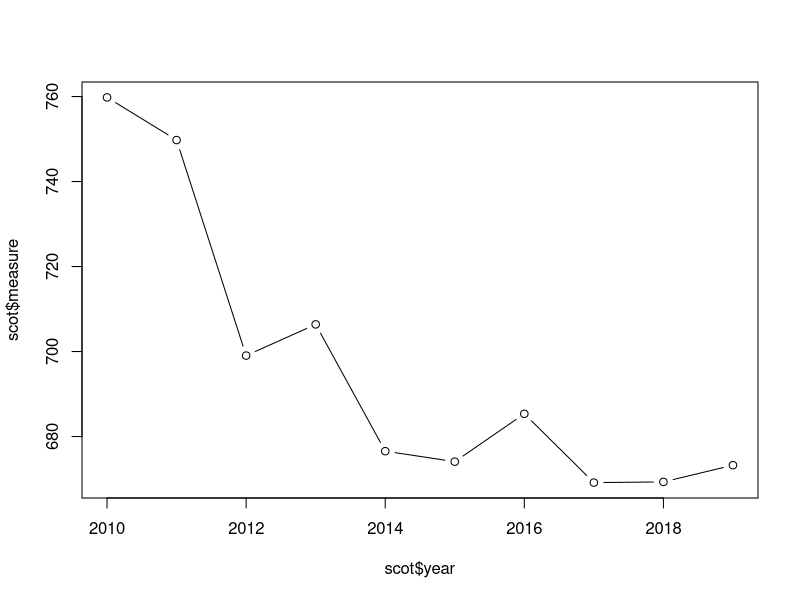
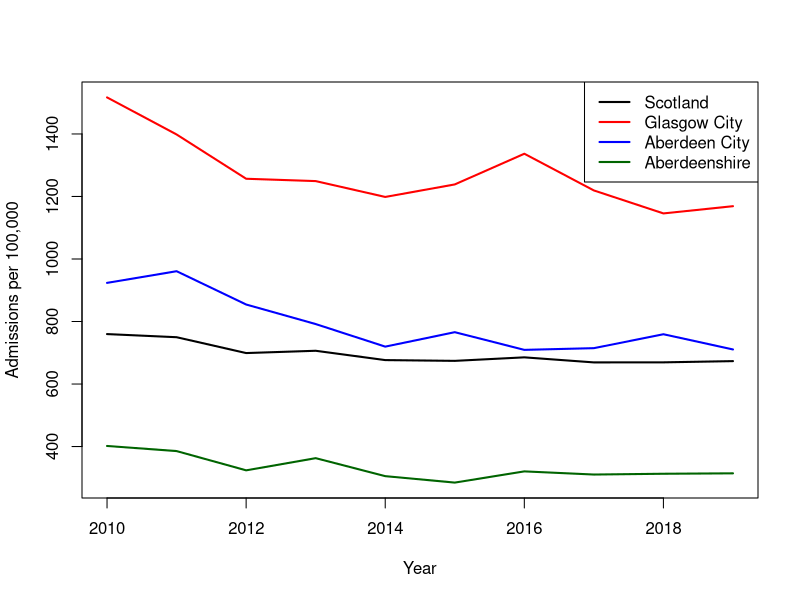
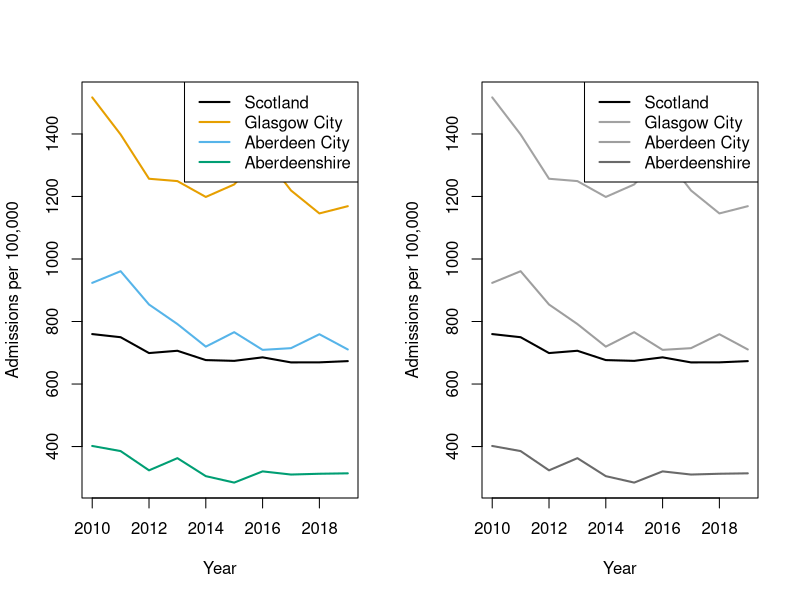
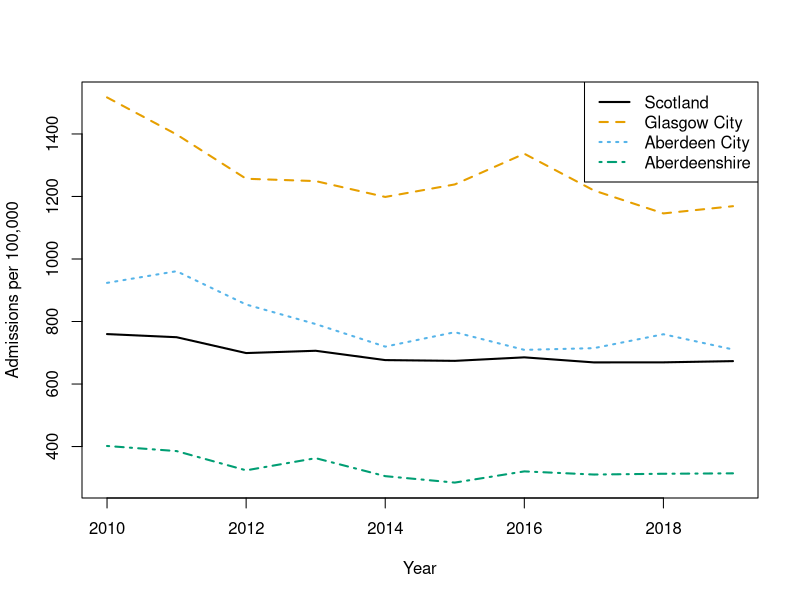
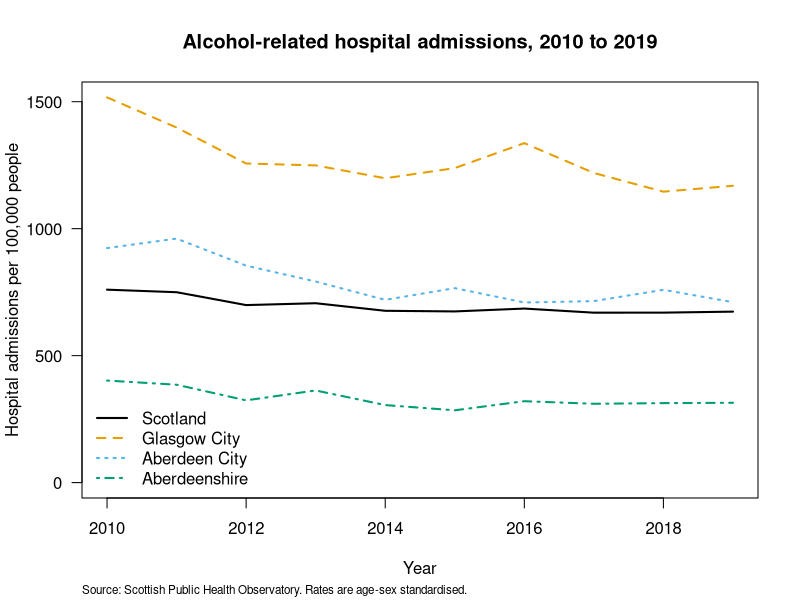
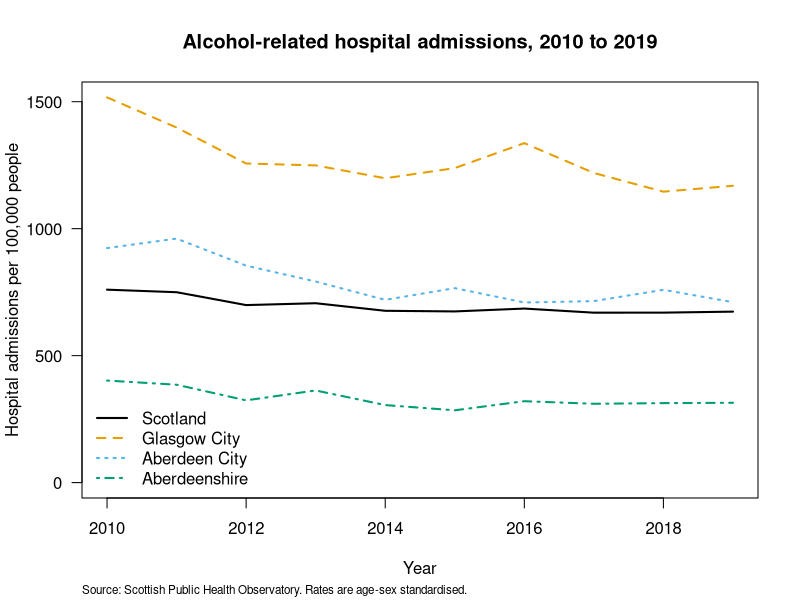
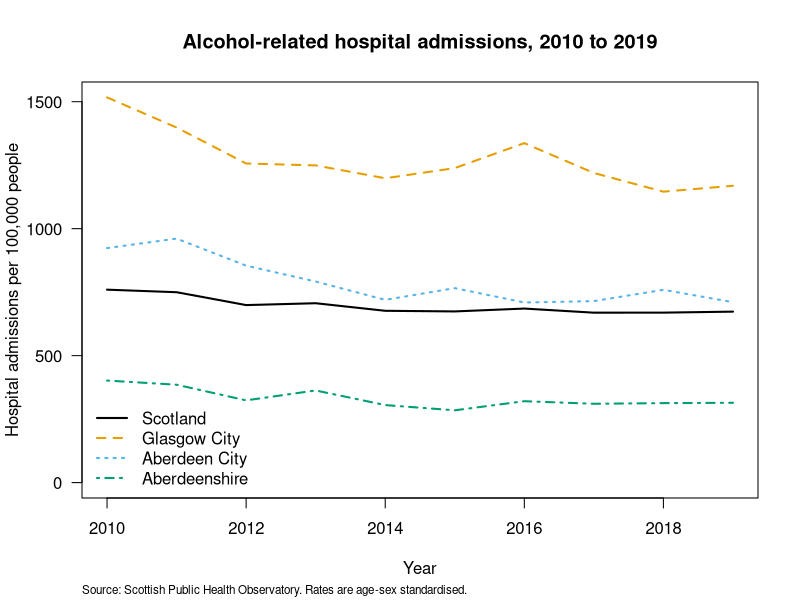

These charts were generated, in order, by the following R code:
## ---- chunk 1
knitr::opts_chunk$set(echo=TRUE, message = FALSE, warning = FALSE, eval = FALSE, cache = FALSE)
SOLUTIONS <- FALSE
## ---- chunk 2
scotpho <- read.table('data/scotpho_alcohol_admissions.txt', header = TRUE, sep = "\t",
                      na.strings = "NA", stringsAsFactors = TRUE)
## ---- chunk 3
str(scotpho)
summary(scotpho)

nrow(scotpho)            # 330

table(scotpho$area_type)
# Council area     Scotland 
#          320           10 

# 33 areas, 10 years each. Every area is complete:
table(scotpho$area_name)
unique(table(scotpho$area_name))   # 10 - so every area has all 10 years

range(scotpho$year)      # 2010 2019

# If an area were missing a year, lines() would simply join the points either
# side of the gap and draw a straight line straight through it. Nothing would
# warn you, and the plot would imply data you do not have.
## ---- chunk 4
scot <- scotpho[scotpho$area_name == "Scotland", ]

plot(scot$year, scot$measure, type = "b")

# What is wrong with this plot for anyone other than you?
#  - the x axis is labelled scot$year and the y axis scot$measure
#  - there are no units anywhere, so 673 could be anything
#  - there is no title, so the reader does not know what is being counted
#  - the y axis does not start at zero, which exaggerates the decline
#  - there is nothing to say where the data came from
#
# The plot is not wrong. It is just useless to anybody who is not already
# holding the dataset.
## ---- chunk 5
areas <- c("Scotland", "Glasgow City", "Aberdeen City", "Aberdeenshire")
sub <- scotpho[scotpho$area_name %in% areas, ]

# the factor still thinks it has 33 levels, even though only 4 are left
levels(sub$area_name)          # all 33
sub$area_name <- droplevels(sub$area_name)
levels(sub$area_name)          # now 4

# set up an empty plot with limits that fit every area
plot(range(sub$year), range(sub$measure), type = "n",
     xlab = "Year", ylab = "Admissions per 100,000")

cols <- c("black", "red", "blue", "darkgreen")

for (i in seq_along(areas)) {
  a <- sub[sub$area_name == areas[i], ]
  a <- a[order(a$year), ]        # never assume the rows are in order
  lines(a$year, a$measure, col = cols[i], lwd = 2)
}

legend("topright", legend = areas, col = cols, lwd = 2)

# Glasgow City is roughly twice the Scottish average and Aberdeenshire is
# roughly half of it. The national line, on its own, describes almost nobody.
## ---- chunk 6
cols <- palette.colors(4, palette = "Okabe-Ito")
cols
# "#000000" "#E69F00" "#56B4E9" "#009E73"

# a greyscale test: convert each colour to the grey of the same luminance
grey.cols <- grey(apply(col2rgb(cols), 2, function(x) sum(x * c(0.299, 0.587, 0.114)) / 255))

# draw both versions side by side and compare
par(mfrow = c(1, 2))
for (palette.in.use in list(cols, grey.cols)) {
  plot(range(sub$year), range(sub$measure), type = "n",
       xlab = "Year", ylab = "Admissions per 100,000")
  for (i in seq_along(areas)) {
    a <- sub[sub$area_name == areas[i], ]
    a <- a[order(a$year), ]
    lines(a$year, a$measure, col = palette.in.use[i], lwd = 2)
  }
  legend("topright", legend = areas, col = palette.in.use, lwd = 2)
}

# In grey, two of the four lines become hard to separate. Colour alone is never
# enough. The fix is to give the reader a second, redundant cue - here, a
# different line type for each area - so the plot still works with no colour
# at all.
par(mfrow = c(1, 1))
ltys <- c(1, 2, 3, 4)
plot(range(sub$year), range(sub$measure), type = "n",
     xlab = "Year", ylab = "Admissions per 100,000")
for (i in seq_along(areas)) {
  a <- sub[sub$area_name == areas[i], ]
  a <- a[order(a$year), ]
  lines(a$year, a$measure, col = cols[i], lwd = 2, lty = ltys[i])
}
legend("topright", legend = areas, col = cols, lwd = 2, lty = ltys)
## ---- chunk 7
plot(range(sub$year), c(0, max(sub$measure)), type = "n",
     xlab = "Year",
     ylab = "Hospital admissions per 100,000 people",
     main = "Alcohol-related hospital admissions, 2010 to 2019",
     las = 1)

for (i in seq_along(areas)) {
  a <- sub[sub$area_name == areas[i], ]
  a <- a[order(a$year), ]
  lines(a$year, a$measure, col = cols[i], lwd = 2, lty = ltys[i])
}

legend("bottomleft", legend = areas, col = cols, lwd = 2, lty = ltys, bty = "n")

mtext("Source: Scottish Public Health Observatory. Rates are age-sex standardised.",
      side = 1, line = 4, cex = 0.7, adj = 0)

# Should the y axis start at zero?
# Starting at zero, as here, shows the true relative size of the difference
# between areas: Glasgow really is about four times Aberdeenshire. Starting at
# the minimum instead would fill the panel with the year to year wiggles and
# make a modest national decline look dramatic. For a rate like this, where
# zero is meaningful and the comparison between areas is the point, starting at
# zero is the honest choice. For something like average age, where zero is
# nowhere near the data, it would be absurd. Decide, and be able to say why.
## ---- chunk 8
# a small function so you don't have to repeat the plotting code
plot.admissions <- function() {
  plot(range(sub$year), c(0, max(sub$measure)), type = "n",
       xlab = "Year", ylab = "Hospital admissions per 100,000 people",
       main = "Alcohol-related hospital admissions, 2010 to 2019", las = 1)
  for (i in seq_along(areas)) {
    a <- sub[sub$area_name == areas[i], ]
    a <- a[order(a$year), ]
    lines(a$year, a$measure, col = cols[i], lwd = 2, lty = ltys[i])
  }
  legend("bottomleft", legend = areas, col = cols, lwd = 2, lty = ltys, bty = "n")
  mtext("Source: Scottish Public Health Observatory. Rates are age-sex standardised.",
        side = 1, line = 4, cex = 0.7, adj = 0)
}

# pdf: vector, so it stays sharp at any size. width and height are in inches,
# and 10 x 5.625 is 16:9
pdf('output/ex6_admissions.pdf', width = 10, height = 5.625, pointsize = 12)
plot.admissions()
dev.off()

# png: pixels, so the resolution matters. units = "in" plus res = 300 gives you
# a 3000 x 1688 pixel image that will print cleanly
png('output/ex6_admissions.png', width = 10, height = 5.625, units = "in",
    res = 300, pointsize = 12)
plot.admissions()
dev.off()

# Use the pdf for anything going to a printer, and the png for anything going
# into PowerPoint or a web page. If your poster template asks for a specific
# figure size, set width and height to that size here rather than resizing the
# image afterwards, which is what makes text look squashed or fuzzy.
